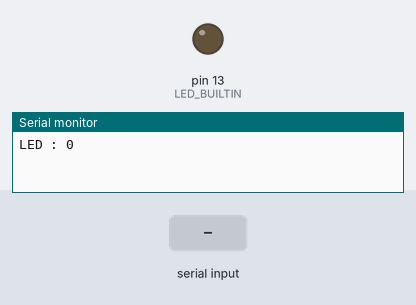
The sketch below on a simulated Arduino Uno, built with avr-gcc and run on an emulated ATmega328P. Parts: output pins drawn as LEDs (lit = HIGH), the last lines printed to the serial monitor. Inputs (shaded band) come from the test bench.

Above: at 1.2 s.
1.3 s: "BLINKING\n" received over Serial
At 3.4 s:
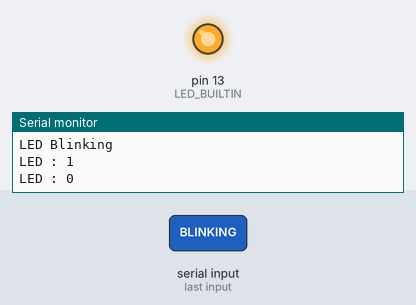
5.8 s: "OFF\n" received over Serial
Timing chart, 0 to 8.8 s (numbered marks = the images above; inputs shaded):
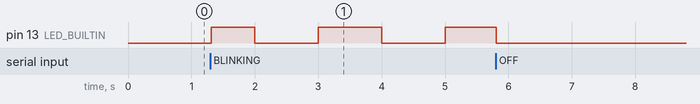

The sketch:

Blink.ino
```cpp
#include "src/global.h"
#include <SimpleTimer.h>

unsigned char isToggle = 0;
unsigned char isBlinking = 0;

SimpleTimer timer;

void sTimerCallback()
{
  isToggle = ~isToggle;
  Serial.print("LED : ");
  Serial.println(digitalRead(LED_BUILTIN));
}

void setup()
{
  Serial.begin(9600);
  pinMode(LED_BUILTIN, OUTPUT);
  // digitalWrite(LED_BUILTIN, LOW);
  timer.setInterval(1000, sTimerCallback);
}

void loop()
{
  timer.run();
  switch (serialGet())
  {
    case 1: //ON
      digitalWrite(LED_BUILTIN, HIGH);
      Serial.println("LED ON");
      isBlinking = 0;
      break;
    case 2: //OFF
      digitalWrite(LED_BUILTIN, LOW);
      Serial.println("LED OFF");
      isBlinking = 0;
      break;
    case 3: //Blinking
      digitalWrite(LED_BUILTIN, LOW);
      Serial.println("LED Blinking");
      isBlinking = 1;
      break;
  }

  if (isBlinking)
  {
    if (isToggle){
      digitalWrite(LED_BUILTIN, HIGH);
    }else{
      digitalWrite(LED_BUILTIN, LOW);
    }
  }
}
```

global.h
```cpp
#ifndef global_en_
#define global_en_

// #include <Arduino_DebugUtils.h>
#include <inttypes.h>
#include <Arduino.h>

#include "processSerial.h"

#endif
```

processSerial.cpp
```cpp
#include "processSerial.h"
/* String Data Types
https://www.arduino.cc/reference/ko/language/variables/data-types/stringobject/
*/
String str = "";

unsigned char searchCMD(String str)
{
  if (str == "ON"){return 1;}
  if (str == "OFF"){return 2;}
  if (str == "BLINKING"){return 3;}
  return 0;
}

unsigned char serialGet(void)
{
  unsigned char cmd = 0;
  while (Serial.available())
  {
    str += (char)Serial.read();
    if (str.indexOf('\n') > -1 )
    {
      // Serial.println(str);
      str.toUpperCase();//대문자변환
      str.replace("\n","");//enter 삭제
      cmd = searchCMD(str);
      str = "";
    }
  }
  return cmd;
}
```

processSerial.h
```cpp
#ifndef processSerial_en_
#define processSerial_en_

#include "global.h"

unsigned char serialGet(void);
#endif
```

Measured:
- after the input at 1.3 s, pin 13 (LED_BUILTIN): goes HIGH 0.69 s, LOW 1.0 s, HIGH 1.0 s, LOW 1.0 s, then HIGH, starting at once
